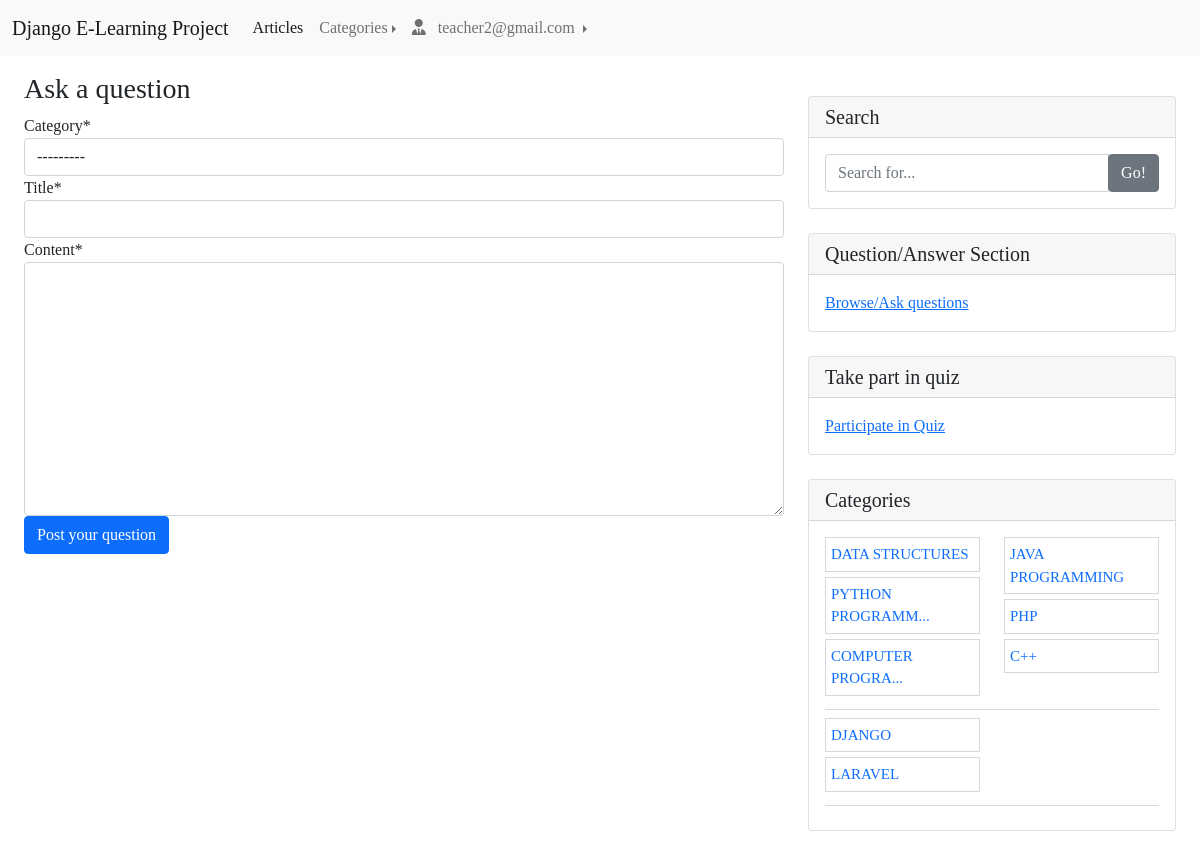
Screenshot of /questions-list/ask-question (signed in) with the database file from the repository.
### App_Login/models.py (models this page shows, shortened)
class User(AbstractBaseUser, PermissionsMixin):
    email = models.EmailField(unique=True, null=False)
    is_staff = models.BooleanField(
        ugettext_lazy('staff_status'),
        default=False,
        help_text=ugettext_lazy('Designates weather the user can log in this site')
    )
    is_active = models.BooleanField(
        ugettext_lazy('active'),
        default=True,
        help_text=ugettext_lazy('Designates weather this user should be treated as active. Unselect this insist of deleting account.')
    )
    USERNAME_FIELD = 'email'
    objects = MyUserManager()

### App_Article/models.py (models this page shows)
class Category(models.Model):
    category_name = models.CharField(max_length=100, unique=True, blank=False, null=False)
    created_by = models.ForeignKey(User, on_delete=models.DO_NOTHING, related_name='user_categories')
    created_at = models.DateTimeField(auto_now_add=True)
    updated_at = models.DateTimeField(auto_now=True)
    class Meta:
        verbose_name_plural = 'Categories'
    def __str__(self):
        return self.category_name

### App_QuestionAnswer/views.py (the view, shortened to what this page needs)
# urls.py: path('ask-question', views.CreateQuestion.as_view(), name='ask_question'),
class CreateQuestion(LoginRequiredMixin, CreateView):
    template_name = 'App_QuestionAnswer/create_question.html'
    model = Question
    fields = ['category', 'title', 'content', ]
    def get_context_data(self, **kwargs):
        context = super(CreateQuestion, self).get_context_data(**kwargs)
        context['categories'] = Category.objects.all()
        return context

### App_Article/templatetags/custom_tags.py (called while the page is built)
@register.filter(name='category_range_filter')
def category_range_filter(value):
    if len(value) > 16:
        return value[0:15]+'...'
    return value

@register.filter(name='encode_plus')
def encode_plus(value):
    return value.replace('+', '%2B')

@register.filter(name='as_chunks')
def as_chunk(lst, chunk_size):
    limit = ceil(len(lst) / chunk_size)
    for idx in range(limit):
        yield lst[chunk_size*idx:chunk_size*(idx+1)]

### templates/App_QuestionAnswer/create_question.html (shortened to what this page needs)
{% extends 'base.html' %}
{% load static %}
{% load crispy_forms_tags %}
{% load custom_tags %}
{% block body_block %}
    <div class="container-fluid">
        <div class="row">
            <div class="col-md-8">
                <h3>Ask a question</h3>
                <form method="POST">
                    {{ form|crispy }}
                    <input class="btn btn-primary mb-5" type="submit" value="Post your question" />
                </form>
            </div>
            {% include 'sidebar.html' %}
        </div>
    </div>
{% endblock %}

### templates/navbar.html (shortened to what this page needs)
{% load custom_tags %}
<nav style="z-index: 1;" class="navbar navbar-expand-lg navbar-light bg-light">
  <div class="container-fluid">
    <a class="navbar-brand" href="{% url 'App_Article:home' %}">Django E-Learning Project</a>
    <div class="collapse navbar-collapse justify-content-start" id="navbarSupportedContent">
      <ul class="navbar-nav">
        <li class="nav-item">
          <a class="nav-link active" aria-current="page" href="{% url 'App_Article:home' %}">Articles</a>
        </li>
        <li class="nav-item dropdown dropend">
            <a class="nav-link dropdown-toggle" href="#" id="categoryDropdown" role="button" data-bs-toggle="dropdown" aria-expanded="false">Categories</a>
        </li>
        <li class="nav-item dropdown dropend">
          <a class="nav-link dropdown-toggle" href="#" id="navbarDropdown" role="button" data-bs-toggle="dropdown" aria-expanded="false">
             <i class="fas fa-user-tie"></i>&nbsp;&nbsp;
              {% if user.is_authenticated %}
                {% if user.profile.full_name %}
                    {{ user.profile.full_name }}
                {% else %}
                    {{ user.email }}
                {% endif %}
              {% else %}None{% endif %}
          </a>
        </li>
      </ul>
    </div>
  </div>
</nav>

### templates/sidebar.html
{% load custom_tags %}
<div class="col-md-4">
    <div class="card my-4">
      <h5 class="card-header">Search</h5>
      <div class="card-body">
        <div class="input-group">
          <input type="text" class="form-control" placeholder="Search for...">
          <span class="input-group-append">
            <button class="btn btn-secondary" type="button">Go!</button>
          </span>
        </div>
      </div>
    </div>
    <div class="card my-4">
      <h5 class="card-header">Question/Answer Section</h5>
      <div class="card-body">
        <a href="{% url 'App_QuestionAnswer:question_list' %}">Browse/Ask questions</a>
      </div>
    </div>
    <div class="card my-4">
      <h5 class="card-header">Take part in quiz</h5>
      <div class="card-body">
          <a href="{% url 'App_Quiz:home' %}">Participate in Quiz</a>
      </div>
    </div>
    <div class="card my-4">
      <h5 class="card-header">Categories</h5>
      <div class="card-body">
            {% for chunk in categories|as_chunks:6 %}
                <div class="row">
                    {% for chunk2 in chunk|as_chunks:3 %}
                      <div class="col-lg-6">
                        <ul class="list-unstyled mb-0">
                          {% for category in chunk2 %}
                              <li style="font-size: 15px; border: 1px solid #d6d9dc; margin-bottom: 5px; padding: 5px;">
                                <a style="text-decoration: none;" href="{% url 'App_Article:home' %}?query_category={{ category.category_name|encode_plus }}">{{ category.category_name|category_range_filter }}</a>
                              </li>
                          {% endfor %}
                        </ul>
                      </div>
                    {% endfor %}
                </div>
                <div class="dropdown-divider"></div>
            {% endfor %}
      </div>
    </div>
</div>

### static/css/main.css (style rules this page uses)
body { font-family: "Times New Roman"; }

### rows the page displays
User: email "teacher2@gmail.com"
Category: category_name|category_range_filter "DATA STRUCTURES"
Category: category_name|category_range_filter "PYTHON PROGRAMM..."
Category: category_name|category_range_filter "COMPUTER PROGRA..."
Category: category_name|category_range_filter "JAVA PROGRAMMING"
Category: category_name|category_range_filter "PHP"
Category: category_name|category_range_filter "C++"
Category: category_name|category_range_filter "DJANGO"
Category: category_name|category_range_filter "LARAVEL"
